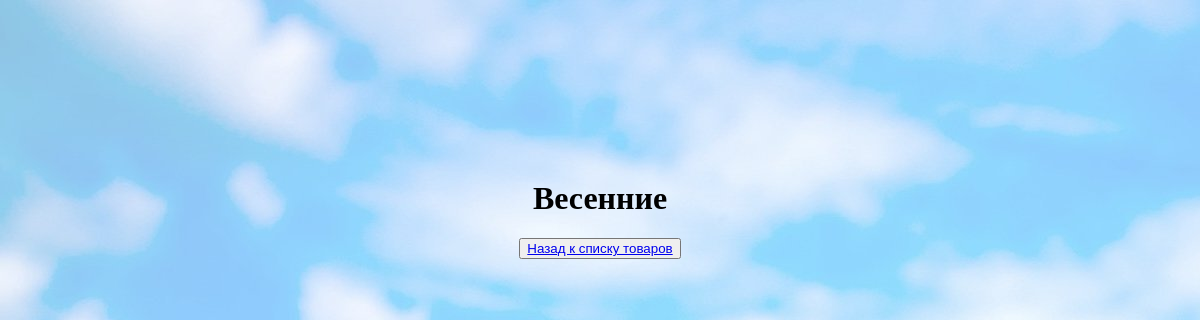
Before: /spring_products/ with the older database file.
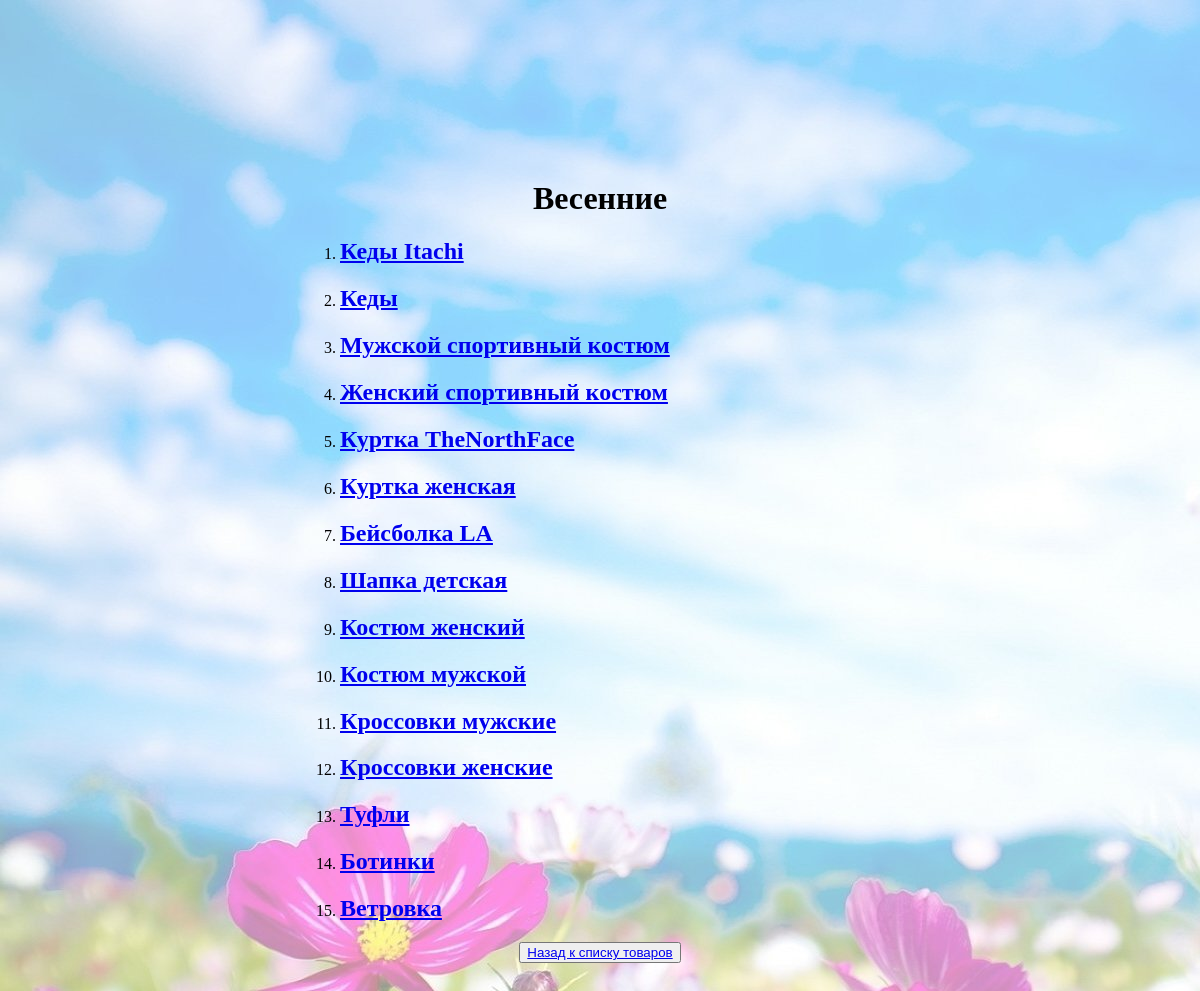
After: the same page with the newer database file.
### cloth/models.py (models this page shows, shortened)
class ProductCL(models.Model):
    name = models.CharField(max_length=100, verbose_name='Введите название товара')
    image = models.ImageField(upload_to='product/')
    tags = models.ManyToManyField(TagCL, related_name='product_tags')

### cloth/views.py (the view)
# urls.py: path('spring_products/', views.ProductSpringView.as_view()),
class ProductSpringView(ListView):
    queryset = models.ProductCL.objects.filter(tags__name='весна')
    template_name = 'cloth/product_spring.html'
    success_url = '/products/'
    def get_queryset(self):
        return models.ProductCL.objects.filter(tags__name='весна')

### templates/cloth/product_spring.html (shortened to what this page needs)
<!DOCTYPE html>
<html lang="en">
<head>
</head>
<body background="/static/photo/spring.jpg" marginwidth="300" marginheight="180">
<h1>
    <center>Весенние</center>
</h1>
<ol>
    {% for i in object_list %}
    <li>
        <a href="/products/{{i.id}}/">
            <h2>{{i.name}}</h2>
        </a>
    </li>
    {% endfor %}
</ol>
<center>
     <button type="submit" ><a href="/products/">Назад к списку товаров</a></button>
</center>
</body>
</html>

Changed rows visible on the page:
added ProductCL: name "Кеды Itachi"
added ProductCL: name "Кеды"
added ProductCL: name "Мужской спортивный костюм"
added ProductCL: name "Женский спортивный костюм"
added ProductCL: name "Куртка TheNorthFace"
added ProductCL: name "Куртка женская"
added ProductCL: name "Бейсболка LA"
added ProductCL: name "Шапка детская"
added ProductCL: name "Костюм женский"
added ProductCL: name "Костюм мужской"
added ProductCL: name "Кроссовки мужские"
added ProductCL: name "Кроссовки женские"
added ProductCL: name "Туфли"
added ProductCL: name "Ботинки"
added ProductCL: name "Ветровка"
